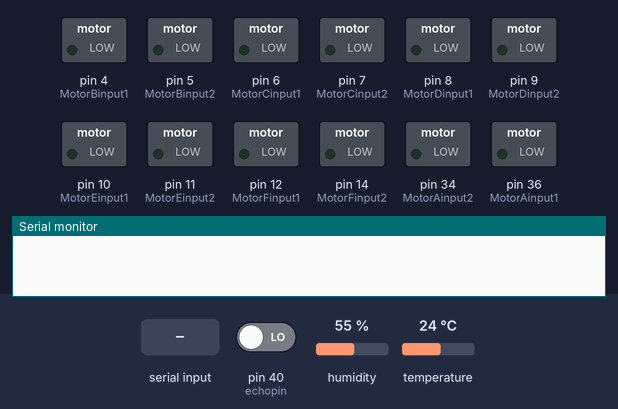
Simulated run of this sketch. Board: Arduino Mega 2560, built with avr-gcc and run on an emulated ATmega2560. On the bench: switched loads named in the sketch (green lamp = pin HIGH), the last lines printed to the serial monitor. Inputs (shaded band) come from the test bench; at power-on: pin 40 (echopin) LOW, humidity 55 %, temperature 24 °C. Pins used as bus, display or sensor lines are not drawn.

Above: at 1.2 s.
1.3 s: "1" received over Serial
At 2.8 s:
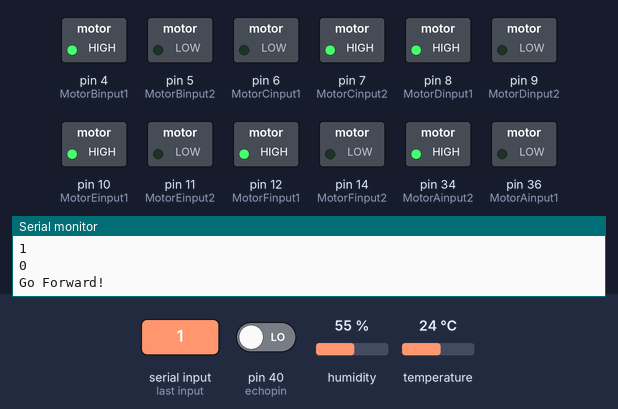
3.8 s: "4" received over Serial
At 5.6 s:
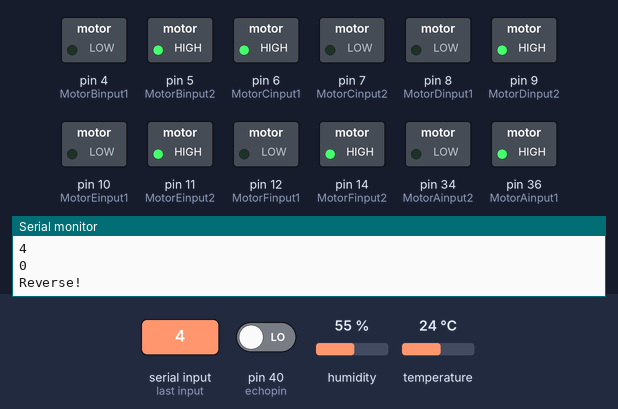
6.3 s: "2" received over Serial
At 8.5 s:
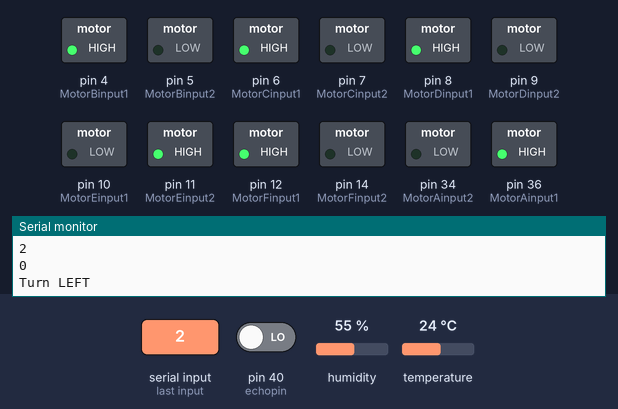
8.8 s: "3" received over Serial
At 10.9 s:
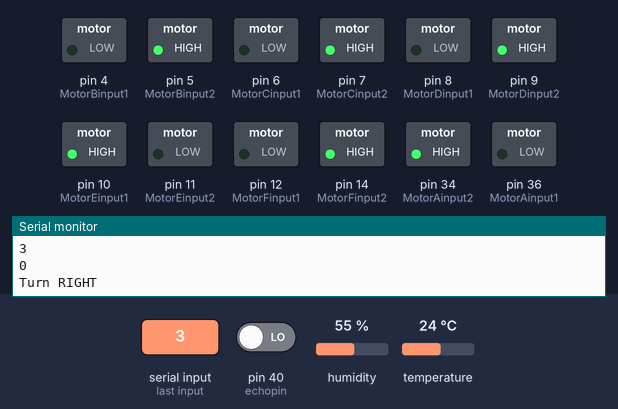
Timing chart, 0 to 12.3 s (numbered marks = the images above; inputs shaded):
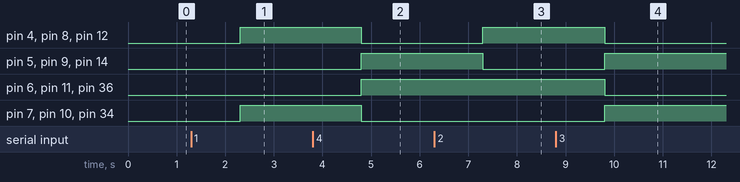

Measured:
- after the input at 1.3 s, pin 4 (MotorBinput1), pin 7 (MotorCinput2), pin 8 (MotorDinput1), pin 10 (MotorEinput1), pin 12 (MotorFinput1), pin 34 (MotorAinput2): LOW → HIGH after 1.0 s
- after the input at 3.8 s, pin 4 (MotorBinput1), pin 7 (MotorCinput2), pin 8 (MotorDinput1), pin 10 (MotorEinput1), pin 12 (MotorFinput1), pin 34 (MotorAinput2): HIGH → LOW after 1.0 s; pin 5 (MotorBinput2), pin 6 (MotorCinput1), pin 9 (MotorDinput2), pin 11 (MotorEinput2), pin 14 (MotorFinput2), pin 36 (MotorAinput1): LOW → HIGH after 1.0 s
- after the input at 6.3 s, pin 4 (MotorBinput1), pin 8 (MotorDinput1), pin 12 (MotorFinput1): LOW → HIGH after 1.0 s; pin 5 (MotorBinput2), pin 9 (MotorDinput2), pin 14 (MotorFinput2): HIGH → LOW after 1.0 s
- after the input at 8.8 s, pin 4 (MotorBinput1), pin 6 (MotorCinput1), pin 8 (MotorDinput1), pin 11 (MotorEinput2), pin 12 (MotorFinput1), pin 36 (MotorAinput1): HIGH → LOW after 1.0 s; pin 5 (MotorBinput2), pin 7 (MotorCinput2), pin 9 (MotorDinput2), pin 10 (MotorEinput1), pin 14 (MotorFinput2), pin 34 (MotorAinput2): LOW → HIGH after 1.0 s

The sketch:

AAACODEx.ino
```cpp
#include <SoftwareSerial.h>
#include <DHT.h>
#include <DHT_U.h>

#define echopin  40 // echo pin
#define trigpin 44 // Trigger pin
#define DHTPIN 2     // Digital pin connected to the DHT sensor
#define DHTTYPE    DHT22     // DHT 22 (AM2302)
#define dht_pin 2 // Pin sensor is connected to

DHT_Unified dht(DHTPIN, DHTTYPE);
SoftwareSerial BT(22,24);


 int MotorAinput1 = 36;
 int MotorAinput2 = 34;
 int MotorBinput1 = 4;
 int MotorBinput2 = 5;
 int MotorCinput1 = 6;
 int MotorCinput2 = 7;
 int MotorDinput1 = 8;
 int MotorDinput2 = 9;
 int MotorEinput1 = 10;
 int MotorEinput2 = 11;
 int MotorFinput1 = 12;
 int MotorFinput2 = 14;

 int state;
 int Speed = 130;

 uint32_t delayMS; // humidity sensor.

 int temp;
 int hum;

 int timer = 0;

 int distanceFwd;
 long duration;

 int chk = 0;
 int set = 10;

// Functions
void backward(){
    digitalWrite(36,HIGH);digitalWrite(34,LOW);digitalWrite(4,LOW);digitalWrite(5,HIGH);digitalWrite(6,HIGH);digitalWrite(7,LOW);digitalWrite(8,LOW);digitalWrite(9,HIGH);digitalWrite(10,LOW);digitalWrite(11,HIGH);digitalWrite(12,LOW);digitalWrite(14,HIGH); }

void forward(){
    digitalWrite(36,LOW);digitalWrite(34,HIGH); digitalWrite(4,HIGH);digitalWrite(5,LOW); digitalWrite(6,LOW);digitalWrite(7,HIGH);digitalWrite(8,HIGH);digitalWrite(9,LOW);digitalWrite(10,HIGH);digitalWrite(11,LOW);digitalWrite(12,HIGH);digitalWrite(14,LOW);}

void turnRight(){
    digitalWrite(36,LOW);digitalWrite(34,HIGH);digitalWrite(6,LOW);digitalWrite(7,HIGH);digitalWrite(10,HIGH); digitalWrite(11,LOW);digitalWrite(4,LOW);digitalWrite(5,HIGH);digitalWrite(8,LOW);digitalWrite(9,HIGH);digitalWrite(12,LOW);digitalWrite(14,HIGH);}

void turnLeft(){
    digitalWrite(36,HIGH);digitalWrite(34,LOW); digitalWrite(6,HIGH);digitalWrite(7,LOW); digitalWrite(10,LOW);digitalWrite(11,HIGH); digitalWrite(4,HIGH);digitalWrite(5,LOW);digitalWrite(8,HIGH);digitalWrite(9,LOW);digitalWrite(12,HIGH);digitalWrite(14,LOW);}

void Stop(){
    digitalWrite(36,LOW); digitalWrite(34,LOW); digitalWrite(4,LOW); digitalWrite(5,LOW); digitalWrite(6,LOW); digitalWrite(7,LOW);digitalWrite(8,LOW);digitalWrite(9,LOW);digitalWrite(10,LOW);digitalWrite(11,LOW); digitalWrite(12,LOW); digitalWrite(14,LOW);}

long data()
{  digitalWrite(trigpin,LOW); delayMicroseconds(2);  digitalWrite(trigpin,HIGH);  delayMicroseconds(10);  duration=pulseIn (echopin,HIGH);
  return duration / 29 / 2; }

void setup() {
// ultrasonic

    pinMode (trigpin, OUTPUT);
    pinMode (echopin, INPUT );

// Temp and humidity

dht.begin();
  // Print temperature sensor details.
  sensor_t sensor;
  dht.temperature().getSensor(&sensor);

  // Print humidity sensor details.
  dht.humidity().getSensor(&sensor);

  // Set delay between sensor readings based on sensor details.
  //delayMS = sensor.min_delay / 1000;


// Motor
  pinMode(MotorAinput1, OUTPUT);
  pinMode(MotorAinput2, OUTPUT);
  pinMode(MotorBinput1, OUTPUT);
  pinMode(MotorBinput2, OUTPUT);
  pinMode(MotorCinput1, OUTPUT);
  pinMode(MotorCinput2, OUTPUT);
  pinMode(MotorDinput1, OUTPUT);
  pinMode(MotorDinput2, OUTPUT);
  pinMode(MotorEinput1, OUTPUT);
  pinMode(MotorEinput2, OUTPUT);
  pinMode(MotorFinput1, OUTPUT);
  pinMode(MotorFinput2, OUTPUT);

  // initialize serial communication at 9600 bits per second:
  Serial.begin(9600);
  BT.begin(9600); // Setting the baud rate of Software Serial Library
}

char cmmd;

void loop() {
    //if some date is sent, reads it and saves in state
    if (Serial.available()) {
    cmmd = Serial.read();
    //Serial.print("You sent Arduino: ");
    Serial.println(cmmd);


    distanceFwd = data();
    Serial.println(distanceFwd);

   if((distanceFwd<set) && (chk==1)){chk = 2; Stop();}
   if(distanceFwd>set){chk = 0;}

   // if the state is '1' the DC motor will go forward initial
   if ((cmmd == '1') && (chk==0)){chk = 1; forward();Serial.println("Go Forward!");}

   // if the state is '2' the motor will Reverse initial
   else if (cmmd == '4'){backward();Serial.println("Reverse!");}

   // if the state is '3' the motor will turn left initial
   else if (cmmd == '2'){turnLeft();Serial.println("Turn LEFT");}

   // if the state is '4' the motor will turn right initial
   else if (cmmd == '3'){turnRight();Serial.println("Turn RIGHT");}

   // if the state is '5' the motor will Stop initial
   else if (cmmd == '0') {Stop();Serial.println("STOP!");}
}


if(BT.available() >= 0){
      //Serial.println("Connected");
      state = BT.read();
      //Serial.println(state);
      if(state > 10) { Speed = state;}

       timer = timer+1;
//BT.print("timer: ");
//BT.println(timer);

if(timer==200){
if(distanceFwd>200){distanceFwd=200;}
 BT.print("A");
 BT.print(";");
 BT.print(distanceFwd); //send distance to MIT App
 BT.println(";");

}
 //delay(5);
if(timer>300){
 sensors_event_t event;

 dht.temperature().getEvent(&event);
 temp = event.temperature;

 dht.humidity().getEvent(&event);
 hum = event.relative_humidity;
 BT.print("B");
 BT.print(";");
 BT.print(temp); //send distance to MIT App
 BT.print(";");
 BT.print(hum); //send distance to MIT App
 BT.println(";");
 timer = 0;
}
//delay(1);
}
}
```
